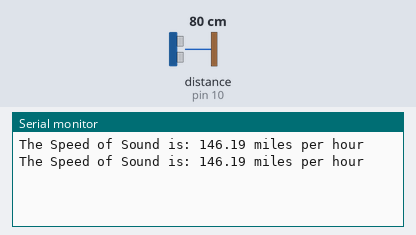
Bench run of a sketch on a simulated Arduino Uno, built with avr-gcc and run on an emulated ATmega328P. Shown: the last lines printed to the serial monitor. The inputs (shaded band) are chosen by the test bench; at power-on: distance to the obstacle (sensor on pin 10) 80 cm. The echo pulse lasts 58.3 µs per cm.

Above: at 1.8 s.
1.9 s: distance to the obstacle (sensor on pin 10) set to 2 cm
At 2.8 s:
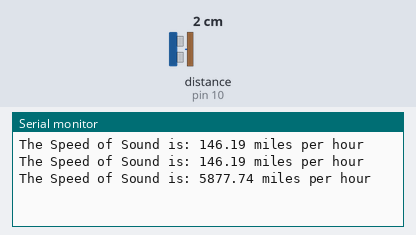
3.4 s: distance to the obstacle (sensor on pin 10) set to 4 cm
At 4.8 s:
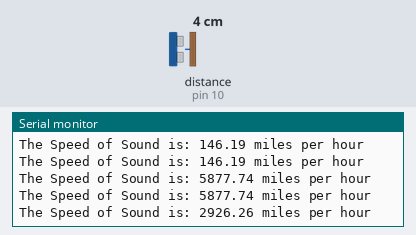
Timing chart, 0 to 6.4 s (numbered marks = the images above; inputs shaded):
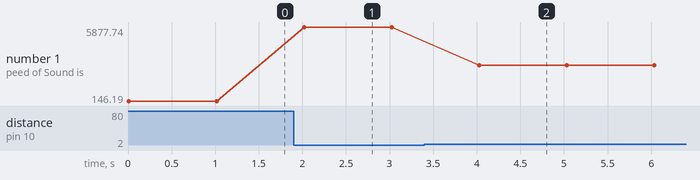

Measured:
- after the input at 1.9 s, the serial monitor: prints a new line after 0.12 s (image 1)
- after the input at 3.4 s, the serial monitor: prints a new line after 0.63 s (image 2)
- plotted number 1: 146.19 → 5877.74 after the input at 1.9 s, 5877.74 → 2926.26 after the input at 3.4 s

The sketch:

ultrasonic.ino
```cpp
int TP=11;
int EP=10;
float PT;
float SpeedOfSound;
int TD=6;
void setup() {

  Serial.begin(9600);
  pinMode(TP, OUTPUT);
  pinMode(EP, INPUT);

}

void loop() {


  digitalWrite(TP, LOW);
  delayMicroseconds(2000);
  digitalWrite(TP, HIGH);
  delayMicroseconds(10);
  digitalWrite(TP, LOW);

  PT = pulseIn(EP, HIGH);

  SpeedOfSound = (TD*2)/PT*(1000000)*3600/63360;
  Serial.print("The Speed of Sound is: ");
  Serial.print(SpeedOfSound);
  Serial.println(" miles per hour");
  delay(1000);

}
```
